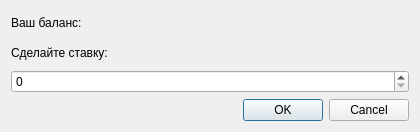
<?xml version="1.0" encoding="UTF-8"?>
<ui version="4.0">
 <class>MakeBetDialog</class>
 <widget class="QDialog" name="MakeBetDialog">
  <property name="geometry">
   <rect>
    <x>0</x>
    <y>0</y>
    <width>420</width>
    <height>132</height>
   </rect>
  </property>
  <property name="windowTitle">
   <string>Dialog</string>
  </property>
  <layout class="QGridLayout" name="gridLayout">
   <item row="0" column="0">
    <layout class="QVBoxLayout" name="verticalLayout">
     <item>
      <widget class="QLabel" name="label_2">
       <property name="text">
        <string>Ваш баланс:</string>
       </property>
      </widget>
     </item>
     <item>
      <widget class="QLabel" name="label">
       <property name="text">
        <string>Сделайте ставку:</string>
       </property>
      </widget>
     </item>
     <item>
      <widget class="QSpinBox" name="spinBox"/>
     </item>
     <item>
      <widget class="QDialogButtonBox" name="buttonBox">
       <property name="orientation">
        <enum>Qt::Horizontal</enum>
       </property>
       <property name="standardButtons">
        <set>QDialogButtonBox::Cancel|QDialogButtonBox::Ok</set>
       </property>
      </widget>
     </item>
    </layout>
   </item>
  </layout>
 </widget>
 <resources/>
 <connections>
  <connection>
   <sender>buttonBox</sender>
   <signal>accepted()</signal>
   <receiver>MakeBetDialog</receiver>
   <slot>accept()</slot>
   <hints>
    <hint type="sourcelabel">
     <x>248</x>
     <y>254</y>
    </hint>
    <hint type="destinationlabel">
     <x>157</x>
     <y>274</y>
    </hint>
   </hints>
  </connection>
  <connection>
   <sender>buttonBox</sender>
   <signal>rejected()</signal>
   <receiver>MakeBetDialog</receiver>
   <slot>reject()</slot>
   <hints>
    <hint type="sourcelabel">
     <x>316</x>
     <y>260</y>
    </hint>
    <hint type="destinationlabel">
     <x>286</x>
     <y>274</y>
    </hint>
   </hints>
  </connection>
 </connections>
</ui>
